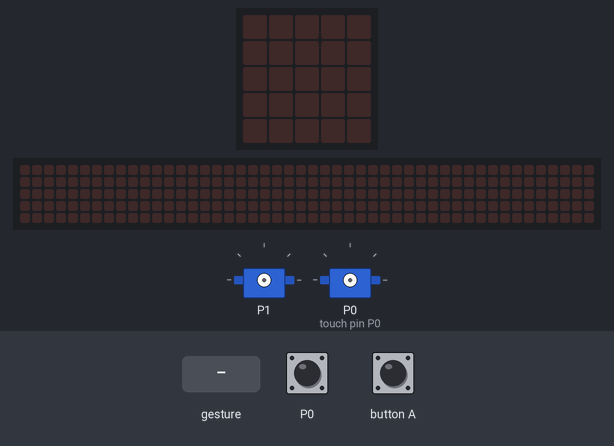
A program run on a simulated BBC micro:bit (MakeCode). On the bench: the board's 5×5 LED display, a strip that is not on the board, showing the scrolling text unrolled, 2 × servo. Inputs (shaded band) come from the test bench. A tilt is held for 1.5 s and a shake lasts 1 s, then the board lies face up again; the 48×5 strip is a reading aid, not a part: it shows the text the display is scrolling, unrolled, one strip-width of it at a time.

Above: at 1.2 s.
1.3 s: button A pressed for 0.15 s
At 1.52 s:
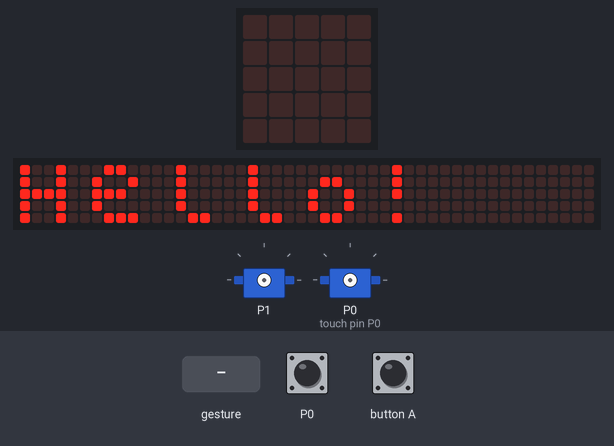
4.3 s: gesture 'shake'
7.3 s: button A pressed for 0.15 s
At 7.97 s:
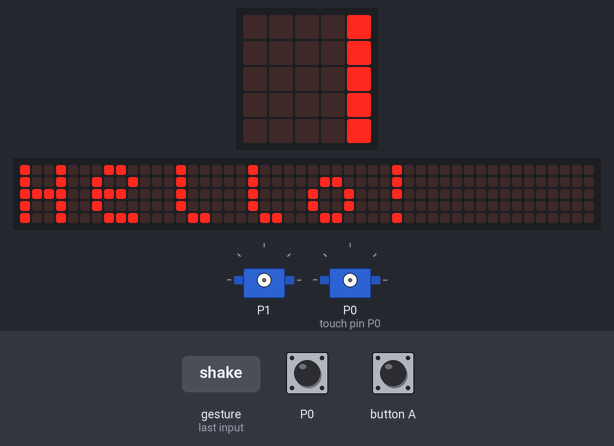
10.3 s: touch pin P0 pressed for 0.15 s
13.3 s: button A pressed for 0.15 s
At 14.42 s:
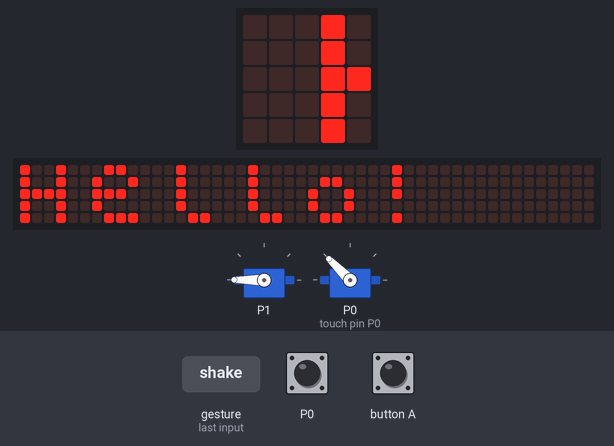
21.8 s: button A pressed for 0.15 s
At 22.02 s:
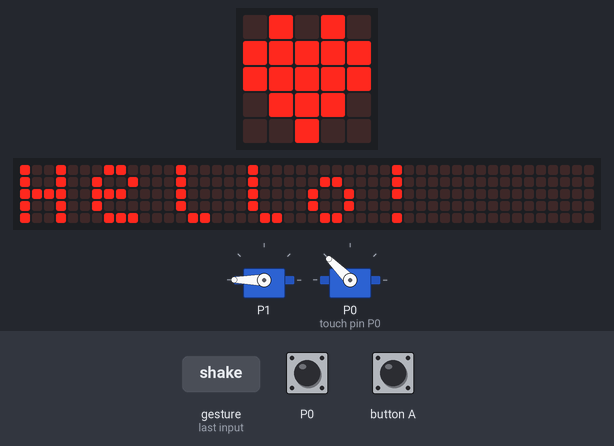

The program:

main.ts
```typescript
input.onPinPressed(TouchPin.P0, function () {
    servos.P1.setAngle(180)
    servos.P0.setStopOnNeutral(true)
    servos.P0.run(50)
})
input.onButtonPressed(Button.A, function () {
    basic.showString("Hello!")
})
input.onGesture(Gesture.Shake, function () {
    basic.showIcon(IconNames.Heart)
})
```

test.ts
```typescript
// les tests vont ici ; cela ne sera pas compilé si ce paquet est utilisé en tant qu'extension.
```

Measured:
- after the input at 1.3 s, the display: changes after 0.15 s (image 1)
- after the input at 21.8 s, the display: changes after 0.15 s (image 4)
